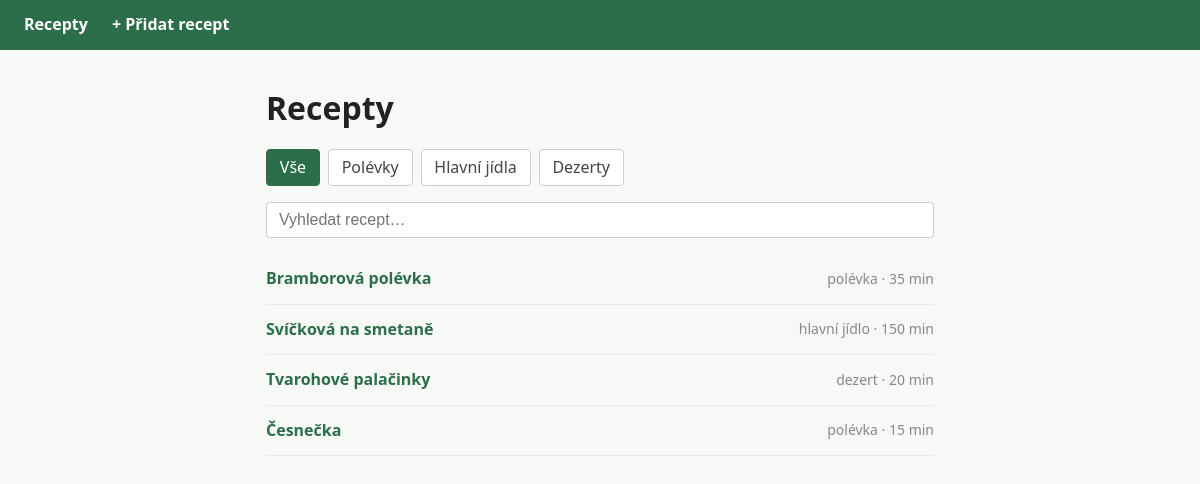
The page / on the database its author committed.
### tables this page shows
CREATE TABLE recepty (
        id          INTEGER PRIMARY KEY AUTOINCREMENT,
        nazev       TEXT    NOT NULL,
        kategorie   TEXT    NOT NULL,
        ingredience TEXT    NOT NULL,
        postup      TEXT    NOT NULL,
        cas         INTEGER NOT NULL
    );

### index.php (the view, shortened to what this page needs)
<?php
require 'db.php';
$db  = getDb();
$kat = $_GET['kat'] ?? '';
if ($kat) {
    $stmt = $db->prepare("SELECT * FROM recepty WHERE kategorie = ? ORDER BY nazev");
    $stmt->execute([$kat]);
} else {
    $stmt = $db->query("SELECT * FROM recepty ORDER BY nazev");
}
$recepty = $stmt->fetchAll();
$filtry = [
    ''            => 'Vše',
    'polévka'     => 'Polévky',
    'hlavní jídlo'=> 'Hlavní jídla',
    'dezert'      => 'Dezerty',
];
?>
<!DOCTYPE html>
<html lang="cs">
<head>
    <link rel="stylesheet" href="style.css">
</head>
<body>
<nav>
    <a href="index.php">Recepty</a>
    <a href="pridat.php">+ Přidat recept</a>
</nav>
<main>
    <h1>Recepty</h1>
    <div class="filtry">
        <?php foreach ($filtry as $hodnota => $popisek): ?>
        <a href="?kat=<?= urlencode($hodnota) ?>"
           class="<?= $kat === $hodnota ? 'aktivni' : '' ?>">
            <?= $popisek ?>
        </a>
        <?php endforeach; ?>
    </div>
    <input id="hledej" type="search" placeholder="Vyhledat recept…">
    <ul id="seznam">
        <?php foreach ($recepty as $r): ?>
        <li>
            <a href="detail.php?id=<?= $r['id'] ?>">
                <?= htmlspecialchars($r['nazev']) ?>
            </a>
            <span class="meta">
                <?= htmlspecialchars($r['kategorie']) ?> · <?= $r['cas'] ?> min
            </span>
        </li>
        <?php endforeach; ?>
    </ul>
</main>
</body>
</html>

### style.css (style rules this page uses)
* { box-sizing: border-box; margin: 0; padding: 0; }
body { font-family: system-ui, sans-serif; background: #f7f9f7; color: #222; line-height: 1.6; }
nav { background: #2c6e49; padding: 0.75rem 1.5rem; display: flex; gap: 1.5rem; align-items: center; }
nav a { color: #fff; text-decoration: none; font-weight: 600; }
main { max-width: 700px; margin: 2rem auto; padding: 0 1rem; }
h1 { margin-bottom: 1rem; }
.filtry { display: flex; gap: 0.5rem; flex-wrap: wrap; margin-bottom: 1rem; }
.filtry a { padding: 0.3rem 0.8rem; border: 1px solid #ccc; border-radius: 4px; text-decoration: none; color: #444; background: #fff; }
.filtry a.aktivni, .filtry a:hover { background: #2c6e49; color: #fff; border-color: #2c6e49; }
#hledej { width: 100%; padding: 0.5rem 0.75rem; font-size: 1rem; border: 1px solid #ccc; border-radius: 4px; margin-bottom: 1rem; }
#seznam { list-style: none; }
#seznam li { display: flex; justify-content: space-between; align-items: center; padding: 0.75rem 0; border-bottom: 1px solid #e8e8e8; }
#seznam a { font-weight: 600; color: #2c6e49; text-decoration: none; }
.meta { color: #888; font-size: 0.875rem; }

### rows shown on the page
recepty: nazev "Bramborová polévka", kategorie "polévka", cas "35"
recepty: nazev "Svíčková na smetaně", kategorie "hlavní jídlo", cas "150"
recepty: nazev "Tvarohové palačinky", kategorie "dezert", cas "20"
recepty: nazev "Česnečka", kategorie "polévka", cas "15"

### other values the page prints
$popisek "Vše"
$popisek "Polévky"
$popisek "Hlavní jídla"
$popisek "Dezerty"
